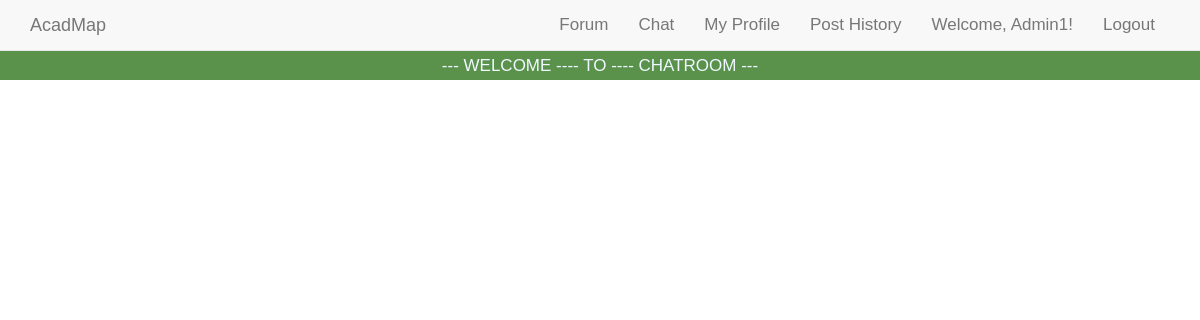
/chat_related/chat_messages.php (signed in), run on an earlier commit of the app's database.
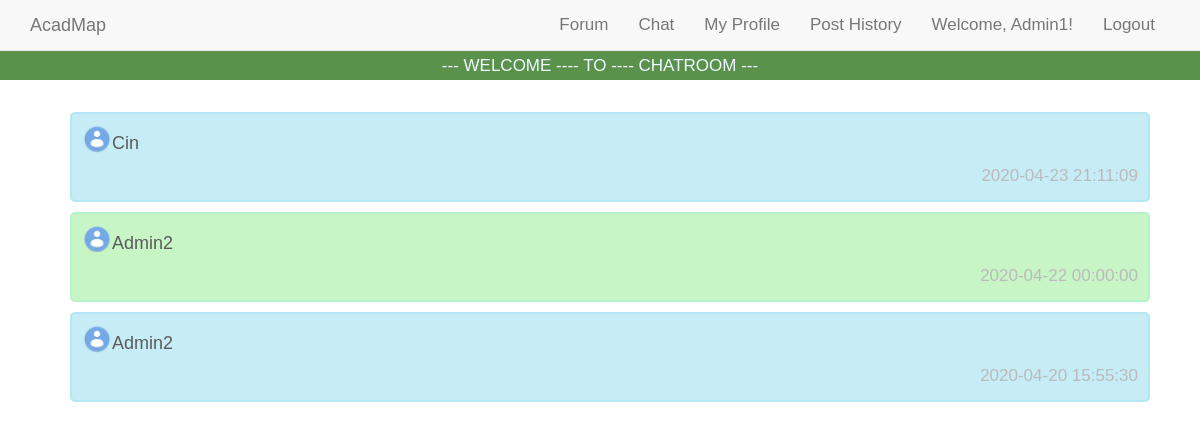
And on a later commit of the database.
### tables this page shows
CREATE TABLE `chatroom` (
  `chatroom_id` int(8) UNSIGNED NOT NULL,
  `user_id` int(8) UNSIGNED NOT NULL,
  `opponent_id` int(8) UNSIGNED NOT NULL,
  `last_message_time` timestamp NULL DEFAULT NULL,
  `opponent_picture` varchar(200) DEFAULT NULL,
  `consultroom` tinyint(1) NOT NULL DEFAULT 0,
  `hv_consult` tinyint(1) NOT NULL DEFAULT 0
);

CREATE TABLE `user` (
  `user_id` int(8) UNSIGNED NOT NULL,
  `username` varchar(16) NOT NULL,
  `password` varchar(16) NOT NULL,
  `email_address` varchar(320) NOT NULL
);

### chat_related/chat_messages.php (the view, shortened to what this page needs)
<html>
<head>
<link rel="stylesheet" href="../css/bootstrap.min.css">
<link rel="stylesheet" href="../css/chat_msg.css">
<link rel="stylesheet" href="../css/main.css">
</head>
<body>
<?
include("../navbar.php");
?>
<div class="header1">
  <p>--- WELCOME ---- TO ---- CHATROOM ---</p>
</div>
<div class="content1">
<?php
  $myid = $_SESSION["user_id"];
  $servername = "localhost";
  $username = "root";
  $password = "";
  $conn = new mysqli($servername, $username, $password, 'AcadMap');
  $sql = "SELECT * FROM chatroom WHERE (user_id=$myid OR opponent_id=$myid) ORDER BY last_message_time DESC";
  $Result = mysqli_query($conn,$sql);
  $col = mysqli_num_rows($Result);
  if($col>0){
    for ($x = 0; $x < $col; $x++) {
      $info = mysqli_fetch_array($Result);
      if($info['user_id']==$myid){
        $oppoid = $info['opponent_id'];
      }
      else{
        $oppoid = $info['user_id'];
      }
      $sql2 = "SELECT * FROM user WHERE user_id=$oppoid";
      $Result2 = mysqli_query($conn,$sql2);
      $info2 = mysqli_fetch_array($Result2);
      $rmid = $info['chatroom_id'];
      if($info['consultroom']!=0){
        echo "<div id=$rmid class='cscontainer1' onclick=\"window.location.href='cschatrooms.php?id=$rmid'\">
              <img class='avatarname' src='../assets/avatar.png' alt='Avatar' height='30' width='30'>
              <h4> ".$info2['username']."</h4>
              <span class='time-right'>".$info['last_message_time']."</span>
              </div>";
      }
      else{
        echo "<div id=$rmid class='container1' onclick=\"window.location.href='chatrooms.php?id=$rmid'\">
              <img class='avatarname' src='../assets/avatar.png' alt='Avatar' height='30' width='30'>
              <h4> ".$info2['username']."</h4>
              <span class='time-right'>".$info['last_message_time']."</span>
              </div>";
      }
    }
  }
?>
</div>
</body>
</html>

What changed in the data, as far as the page shows it:
added chatroom: consultroom 0 (drawn), opponent.username "Cin", last_message_time "2020-04-23 21:11:09"
added chatroom: consultroom 1 (drawn), opponent.username "Admin2", last_message_time "2020-04-22 00:00:00"
added chatroom: consultroom 0 (drawn), opponent.username "Admin2", last_message_time "2020-04-20 15:55:30"
